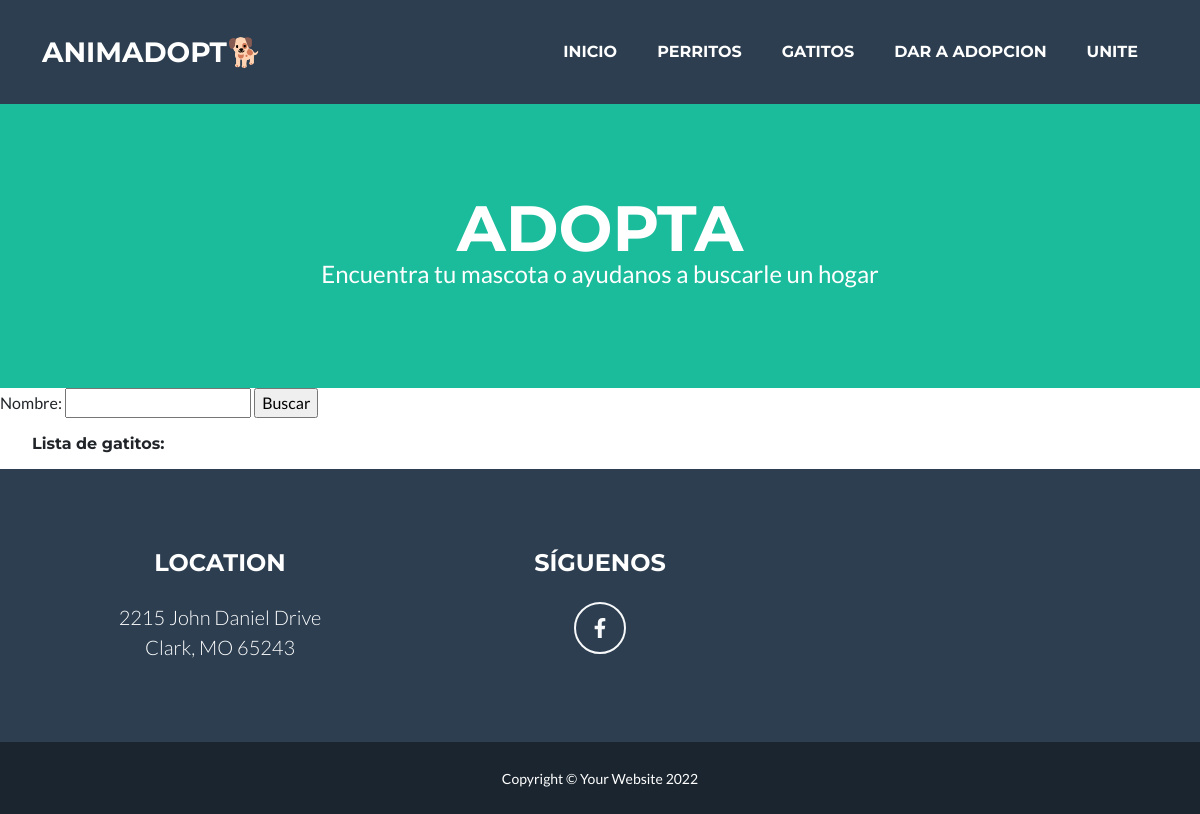
/inicio/gatitos/, run on an earlier commit of the app's database.
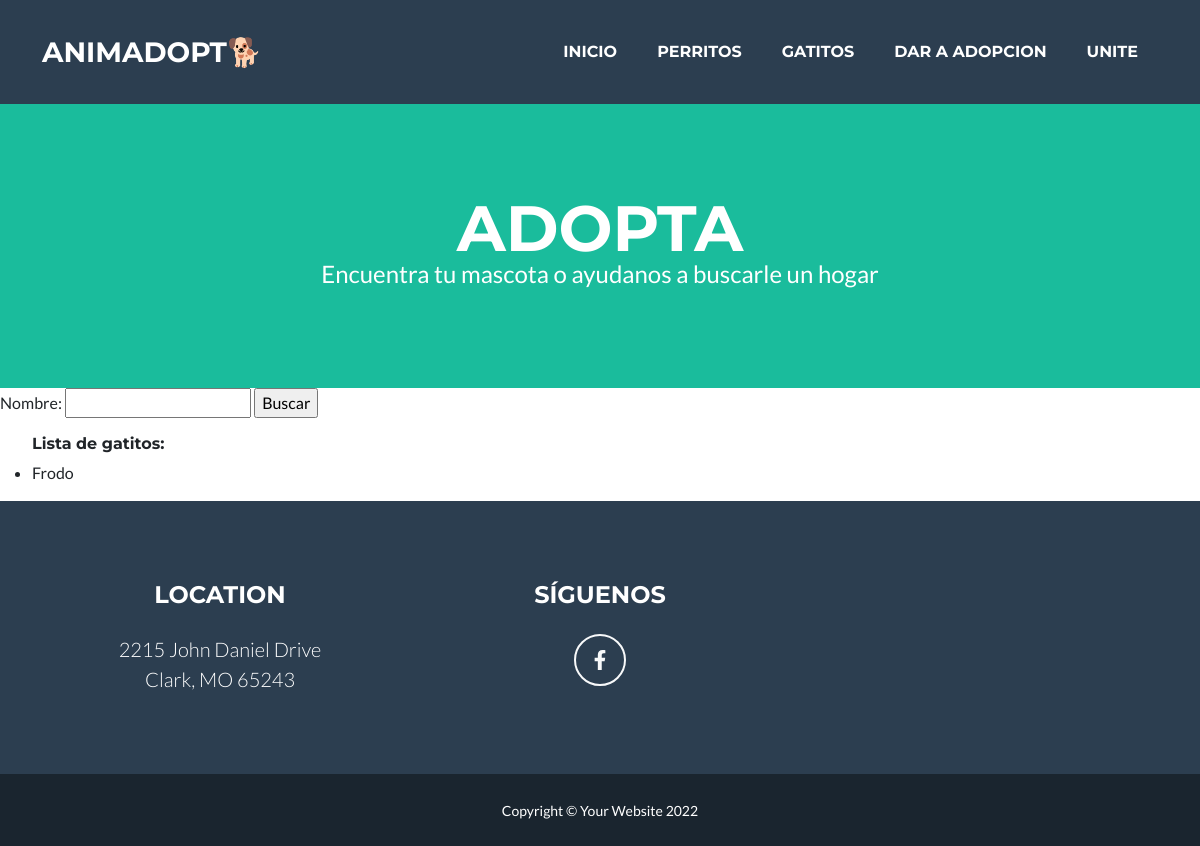
And on a later commit of the database.
### appweb/models.py (models this page shows, shortened)
class Gato(models.Model):
    nombre = models.CharField(max_length=50)
    raza = models.CharField(max_length=50)
    etapa = models.CharField(max_length=50)

### appweb/views.py (the view)
# urls.py: path("gatitos/", adoptar2),
def adoptar2(request):
    michi = Gato.objects.all()
    contexto = {"listado_gatitos": michi}
    return render(request, "appweb/Gatos.html",contexto)

### appweb/templates/appweb/Gatos.html
{% extends 'appweb/nodriza.html' %}
{% block contenido %}
<header class="masthead bg-primary text-white text-center">
    <div class="container d-flex align-items-center flex-column">
        <h1 class="masthead-heading text-uppercase mb-0">ADOPTA</h1>
        <p class="masthead-subheading font-weight-light mb-0">Encuentra tu mascota o ayudanos a buscarle un hogar </p>
    </div>
</header>
    </body>
</html>
<form action="resultado/" method="get">
    <p>
        Nombre: <input type="text" name="nombre">
        <input type="submit" value="Buscar">
    </p>
</form>
<ul>
    <h6>Lista de gatitos:</h6>
    {% for gatos in listado_gatitos %}
        <li>{{gatos.nombre}}</li>
    {% endfor%}
</ul>
{% endblock %}

What changed in the data, as far as the page shows it:
added Gato: nombre "Frodo"
